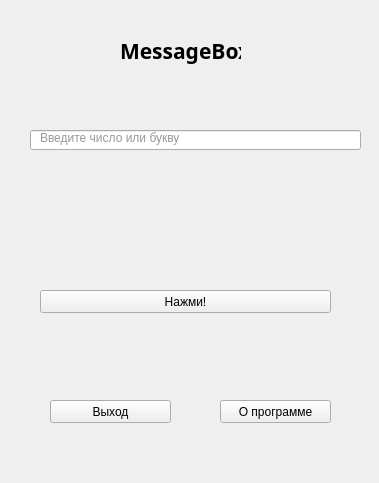
<?xml version="1.0" encoding="UTF-8"?>
<ui version="4.0">
 <class>Form</class>
 <widget class="QWidget" name="Form">
  <property name="geometry">
   <rect>
    <x>0</x>
    <y>0</y>
    <width>379</width>
    <height>483</height>
   </rect>
  </property>
  <property name="windowTitle">
   <string>Form</string>
  </property>
  <widget class="QLabel" name="zagolovok">
   <property name="geometry">
    <rect>
     <x>120</x>
     <y>30</y>
     <width>121</width>
     <height>41</height>
    </rect>
   </property>
   <property name="font">
    <font>
     <family>Yu Gothic UI Semibold</family>
     <pointsize>16</pointsize>
     <weight>75</weight>
     <bold>true</bold>
    </font>
   </property>
   <property name="text">
    <string>MessageBox</string>
   </property>
  </widget>
  <widget class="QPushButton" name="click_me_button">
   <property name="geometry">
    <rect>
     <x>40</x>
     <y>290</y>
     <width>291</width>
     <height>23</height>
    </rect>
   </property>
   <property name="text">
    <string>Нажми!</string>
   </property>
  </widget>
  <widget class="QPushButton" name="exit_button">
   <property name="geometry">
    <rect>
     <x>50</x>
     <y>400</y>
     <width>121</width>
     <height>23</height>
    </rect>
   </property>
   <property name="text">
    <string>Выход</string>
   </property>
  </widget>
  <widget class="QPushButton" name="about_programm">
   <property name="geometry">
    <rect>
     <x>220</x>
     <y>400</y>
     <width>111</width>
     <height>23</height>
    </rect>
   </property>
   <property name="text">
    <string>О программе</string>
   </property>
  </widget>
  <widget class="QLineEdit" name="input">
   <property name="geometry">
    <rect>
     <x>30</x>
     <y>130</y>
     <width>331</width>
     <height>20</height>
    </rect>
   </property>
  </widget>
  <widget class="QLabel" name="add_in_input">
   <property name="geometry">
    <rect>
     <x>40</x>
     <y>130</y>
     <width>181</width>
     <height>16</height>
    </rect>
   </property>
   <property name="palette">
    <palette>
     <active>
      <colorrole role="WindowText">
       <brush brushstyle="SolidPattern">
        <color alpha="255">
         <red>152</red>
         <green>152</green>
         <blue>152</blue>
        </color>
       </brush>
      </colorrole>
     </active>
     <inactive>
      <colorrole role="WindowText">
       <brush brushstyle="SolidPattern">
        <color alpha="255">
         <red>152</red>
         <green>152</green>
         <blue>152</blue>
        </color>
       </brush>
      </colorrole>
     </inactive>
     <disabled>
      <colorrole role="WindowText">
       <brush brushstyle="SolidPattern">
        <color alpha="255">
         <red>120</red>
         <green>120</green>
         <blue>120</blue>
        </color>
       </brush>
      </colorrole>
     </disabled>
    </palette>
   </property>
   <property name="text">
    <string>Введите число или букву</string>
   </property>
  </widget>
 </widget>
 <resources/>
 <connections/>
</ui>
